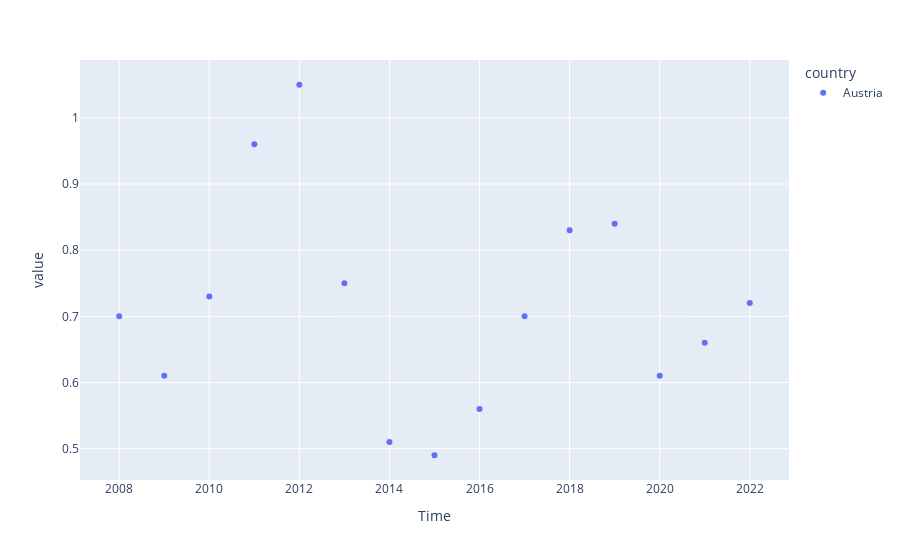

The code cell stored with this chart in its notebook:
### Code cell
crime_data = get_crime_data("Austria", "Intentional homicide")
print(crime_data.corr())
px.scatter(data_frame=crime_data, x="Time", y="value", color="country")

### Figure 1 — Plotly figure (JSON) as saved in the notebook; plotly's stock layout.template omitted (floating-point values rounded to 4 significant figures)
{"data": [{"hovertemplate": "country=Austria<br>Time=%{x}<br>value=%{y}<extra></extra>", "legendgroup": "Austria", "marker": {"color": "#636efa", "symbol": "circle"}, "mode": "markers", "name": "Austria", "orientation": "v", "showlegend": true, "type": "scatter", "x": [2008, 2009, 2010, 2011, 2012, 2013, 2014, 2015, 2016, 2017, 2018, 2019, 2020, 2021, 2022], "xaxis": "x", "y": [0.7, 0.61, 0.73, 0.96, 1.05, 0.75, 0.51, 0.49, 0.56, 0.7, 0.83, 0.84, 0.61, 0.66, 0.72], "yaxis": "y"}], "layout": {"legend": {"title": {"text": "country"}, "tracegroupgap": 0}, "margin": {"t": 60}, "xaxis": {"anchor": "y", "domain": [0, 1], "title": {"text": "Time"}}, "yaxis": {"anchor": "x", "domain": [0, 1], "title": {"text": "value"}}}}
